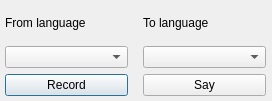
<?xml version="1.0" encoding="UTF-8"?>
<ui version="4.0">
 <class>Dialog</class>
 <widget class="QDialog" name="Dialog">
  <property name="geometry">
   <rect>
    <x>0</x>
    <y>0</y>
    <width>272</width>
    <height>101</height>
   </rect>
  </property>
  <property name="minimumSize">
   <size>
    <width>272</width>
    <height>101</height>
   </size>
  </property>
  <property name="maximumSize">
   <size>
    <width>272</width>
    <height>101</height>
   </size>
  </property>
  <property name="windowTitle">
   <string>Dialog</string>
  </property>
  <widget class="QWidget" name="">
   <property name="geometry">
    <rect>
     <x>0</x>
     <y>0</y>
     <width>271</width>
     <height>101</height>
    </rect>
   </property>
   <layout class="QGridLayout" name="gridLayout">
    <property name="sizeConstraint">
     <enum>QLayout::SetDefaultConstraint</enum>
    </property>
    <property name="leftMargin">
     <number>5</number>
    </property>
    <property name="topMargin">
     <number>5</number>
    </property>
    <property name="rightMargin">
     <number>5</number>
    </property>
    <property name="bottomMargin">
     <number>5</number>
    </property>
    <property name="horizontalSpacing">
     <number>15</number>
    </property>
    <property name="verticalSpacing">
     <number>6</number>
    </property>
    <item row="0" column="0">
     <widget class="QLabel" name="toLanguageLabel">
      <property name="text">
       <string>From language</string>
      </property>
     </widget>
    </item>
    <item row="0" column="1">
     <widget class="QLabel" name="fromLanguageLabel">
      <property name="text">
       <string>To language</string>
      </property>
     </widget>
    </item>
    <item row="1" column="0">
     <widget class="QComboBox" name="fromLanguage"/>
    </item>
    <item row="1" column="1">
     <widget class="QComboBox" name="toLanguage"/>
    </item>
    <item row="2" column="0">
     <widget class="QPushButton" name="pushButton">
      <property name="text">
       <string>Record</string>
      </property>
     </widget>
    </item>
    <item row="2" column="1">
     <widget class="QPushButton" name="pushButton_2">
      <property name="text">
       <string>Say</string>
      </property>
     </widget>
    </item>
   </layout>
  </widget>
 </widget>
 <resources/>
 <connections/>
</ui>
